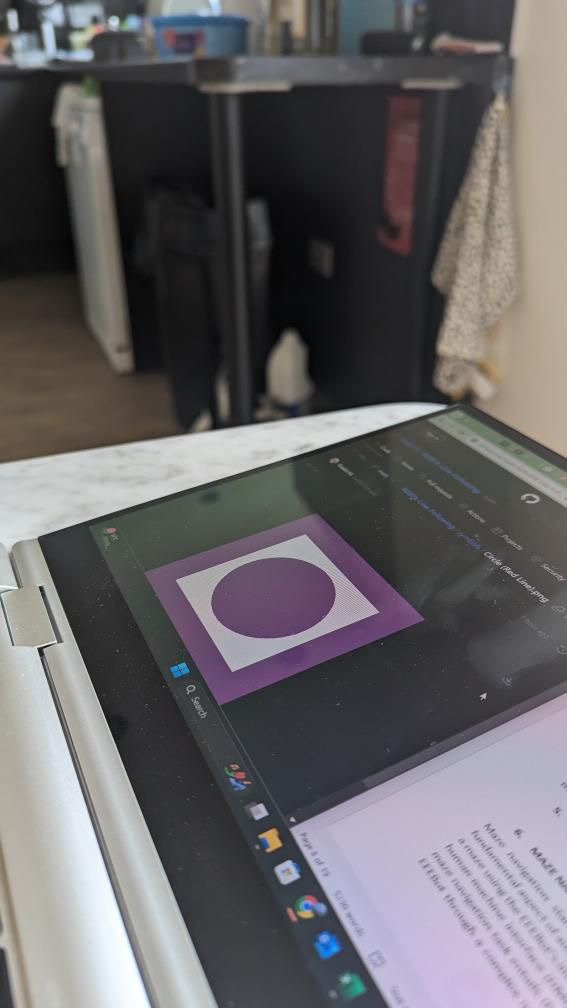
#> input picture distorted_symbols/Circle (Red Line).jpeg, 567 x 1008 px
$ python symbol_recognition.py
#> lines starting #> are read from the running program, lines starting #| are printed output that depends on the picture; after the words box and inside, x2 and y2 are one past the last pixel; in counts of white or black regions, pixels touching at a corner belong together
import cv2
import numpy as np
from skimage.metrics import structural_similarity as ssim
import os

def symbol_recognition(mask: cv2.Mat, source: dict, minSSIM=-1, debug=False) -> str:
    """
    Process symbol recognition on an image.

    Args:
        mask (cv2.Mat): The input mask.
        lowHSV (tuple): The lower HSV threshold for color masking.
        highHSV (tuple): The upper HSV threshold for color masking.
        source (dict): Dictionary of source images for symbol comparison. All images should be the same size and already masked.
        minSSIM (float): The minimum structural similarity index for a match. Default is -1.
        debug (bool): Whether to display debug information. Default is False.
        output (str): The desired output format. Options are "name", "image", or "both". Default is "both".

    Returns:
        tuple: The name of the symbol and the most similar image, if output is "both".
        str: The name of the symbol, if output is "name".
        cv2.Mat: The most similar image, if output is "image".
    """

    # Find contours in the mask and copy the image
    contours, _ = cv2.findContours(mask, cv2.RETR_EXTERNAL, cv2.CHAIN_APPROX_SIMPLE)

    # Find the largest contour by area
    largest_contour = max(contours, key=cv2.contourArea)

    # Approximate the contour to a polygon
    epsilon = 0.02 * cv2.arcLength(largest_contour, True)
    approx = cv2.approxPolyDP(largest_contour, epsilon, True)

    # If the polygon has 4 vertices, it is a square
    if len(approx) == 4:
        # Sort the corners of the contour
        approx = approx.reshape((4, 2))
        approx = approx[np.argsort(approx[:, 1])]

        if approx[0, 0] > approx[1, 0]: approx[[0, 1]] = approx[[1, 0]]
        if approx[2, 0] < approx[3, 0]: approx[[2, 3]] = approx[[3, 2]]

        # Define the corners of the output image
        output_size = list(source.values())[0].shape[0]
        output_corners = np.array([[0, 0], [output_size - 1, 0], [output_size - 1, output_size - 1], [0, output_size - 1]], dtype='float32')

        # Compute the transformation matrix and apply the perspective transformation
        M = cv2.getPerspectiveTransform(approx.astype('float32'), output_corners)
        warped = cv2.warpPerspective(mask, M, (output_size, output_size))

    # Use image recognition to find the symbol that the warped image most looks like from the source
    similarities = {key: max(ssim(warped, cv2.rotate(symbol, (i*90)%360)) for i in range(4)) for key, symbol in source.items()}

    name = max(similarities, key=similarities.get)

    # Display useful debug info
    if debug:
        boxed_image = mask.copy()
        boxed_image = cv2.cvtColor(boxed_image, cv2.COLOR_GRAY2BGR)
        cv2.drawContours(boxed_image, [approx], -1, (0, 255, 0), 2)

        most_similar_image = source[name]
        showPool = (mask, boxed_image, warped, most_similar_image)

        # Define a function to add black bars (padding) to an image
        def add_padding(img, target_size):
            h, w = img.shape[:2]
            top = bottom = (target_size[0] - h) // 2
            left = right = (target_size[1] - w) // 2
            if (target_size[0] - h) % 2 != 0: bottom += 1
            if (target_size[1] - w) % 2 != 0: right += 1
            return cv2.copyMakeBorder(img, top, bottom, left, right, cv2.BORDER_CONSTANT, value=[0, 0, 0])

        # Determine the maximum dimensions
        max_height = max(img.shape[0] for img in showPool)
        max_width = max(img.shape[1] for img in showPool)

        # Add padding to all images to make them the same size
        showPool = [add_padding(img, (max_height, max_width)) for img in showPool]
        showPool = [cv2.cvtColor(img, cv2.COLOR_GRAY2BGR) if img.ndim == 2 else img for img in showPool]

        cv2.imshow("Debug", np.hstack(showPool))
        key = cv2.waitKey(0)

        # If the 'ESC' key is pressed, close all debug windows
        if key == 27:
            cv2.destroyAllWindows()

    return name if similarities[name] >= minSSIM else None

if __name__ == "__main__":
    # Test function
    image = cv2.imread("distorted_symbols/Circle (Red Line).jpeg")
#> image is the input picture: shape (1008, 567, 3); mean B, G, R 102.8, 100.1, 102.8
    if image is None:
        print("Failed to load image")
    else:
        mask = cv2.inRange(cv2.cvtColor(image, cv2.COLOR_BGR2HSV), (100, 40, 0), (160, 255, 255))
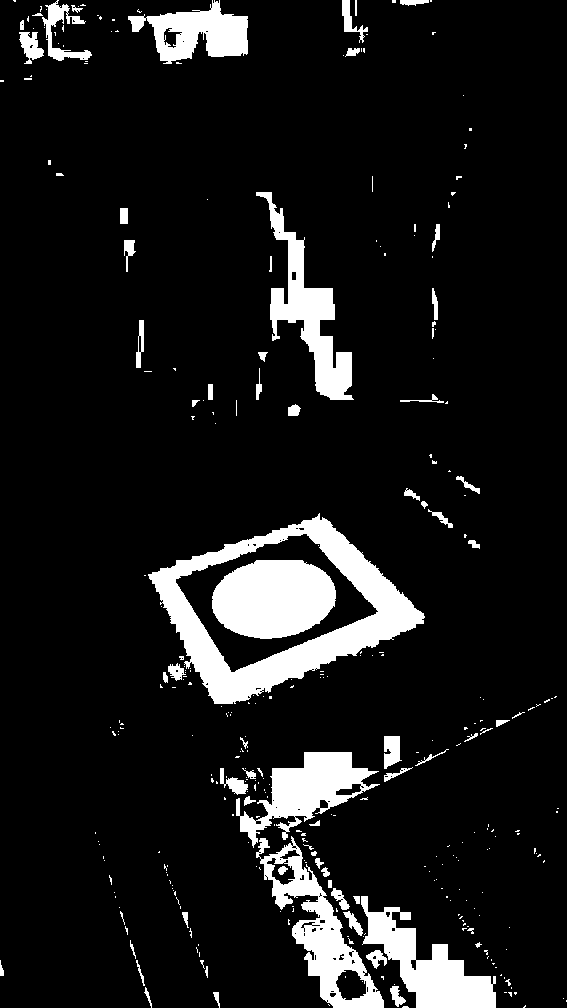
#> mask: shape (1008, 567); 10.1% white; 327 white regions (257 under 20 px)

    source_file = "symbols"
    images = {}
    for image_file_path in os.listdir(source_file):
        image = cv2.imread(os.path.join(source_file, image_file_path))
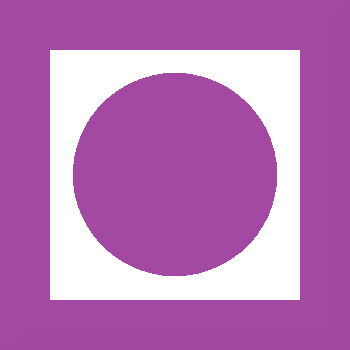
#> input picture symbols/Circle (Red Line).png, 350 x 350 px
#> image is the input picture: shape (350, 350, 3); mean B, G, R 186.2, 117.4, 185.4
        if image is not None:
            images[image_file_path] = cv2.inRange(cv2.cvtColor(image, cv2.COLOR_BGR2HSV), (100, 40, 0), (160, 255, 255))

    name = symbol_recognition(mask, images, 0.75, True)
#> in symbol_recognition, `contours, _ = cv2.findContours(mask, cv2.RETR_EXTERNAL, cv2.CHAIN_APPR..`: contours = 322 contours, 270 with area under 20; largest, box (x1, y1, x2, y2) and area: (148, 513, 425, 704) 29662, (256, 836, 384, 1008) 7059, (361, 896, 496, 1008) 5668, (256, 192, 354, 400) 5376, (236, 752, 380, 848) 5268
#> in symbol_recognition, `largest_contour = max(contours, key=cv2.contourArea)`: largest_contour = contour of 456 points, box (x1, y1, x2, y2) (148, 513, 425, 704), area 29662
#> in symbol_recognition, `epsilon = 0.02 * cv2.arcLength(largest_contour, True)`: epsilon = 18.77
#> in symbol_recognition, `approx = cv2.approxPolyDP(largest_contour, epsilon, True)`: approx = [[423, 613], [319, 513], [148, 574], [214, 703]]
#> in symbol_recognition, `approx = approx[np.argsort(approx[:, 1])]`: approx = [[319, 513], [148, 574], [423, 613], [214, 703]]
#> in symbol_recognition, `M = cv2.getPerspectiveTransform(approx.astype('float32'), output_corne..`: M = [[-6.29, 3.22, -916], [-4.17, -11.7, 7332], [-0.00112, -0.00835, 1]]
#> in symbol_recognition, `warped = cv2.warpPerspective(mask, M, (output_size, output_size))`:
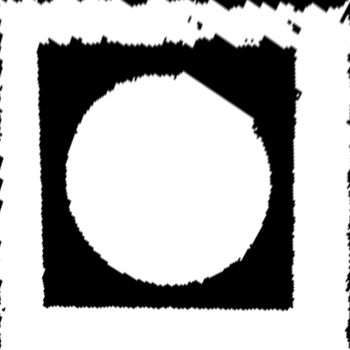
#> warped: shape (350, 350); min 0, max 255, mean 181.5
#> in symbol_recognition, `similarities = {key: max(ssim(warped, cv2.rotate(symbol, (i*90)%360)) ..`: similarities = {'Circle (Red Line).png': 0.757, 'Star (Green Line).png': 0.702, 'Triangle (Blue Line).png': 0.665}
#> in symbol_recognition, `name = max(similarities, key=similarities.get)`: name = 'Circle (Red Line).png'
#> in symbol_recognition, `boxed_image = cv2.cvtColor(boxed_image, cv2.COLOR_GRAY2BGR)`: boxed_image: shape (1008, 567, 3); 10.1% white; 327 white regions (257 under 20 px), largest, box (x1, y1, x2, y2) and area: (148, 513, 425, 704) 14622, (212, 560, 336, 639) 7755, (256, 836, 384, 1008) 6128
#> in symbol_recognition, `cv2.drawContours(boxed_image, [approx], -1, (0, 255, 0), 2)`:
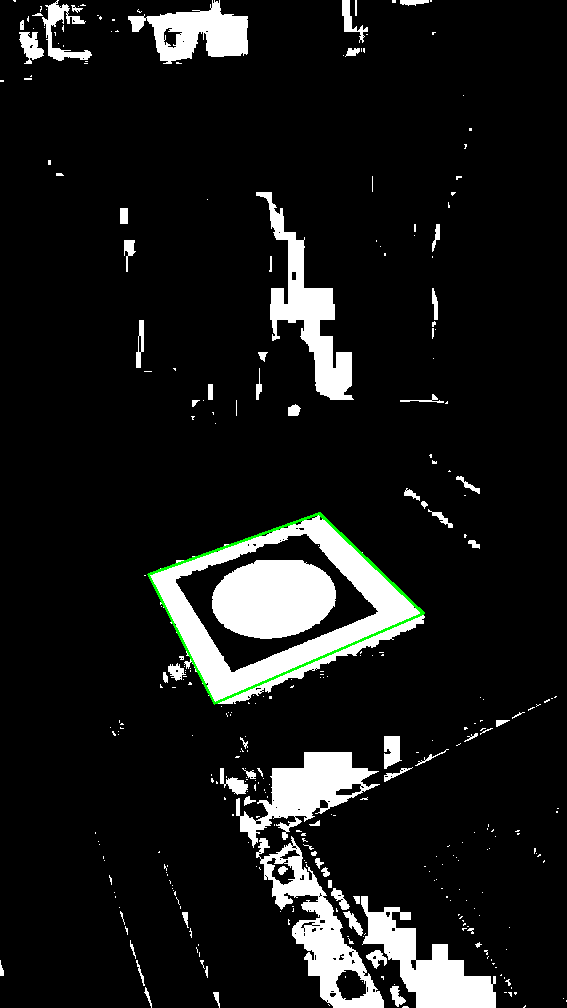
#> boxed_image: shape (1008, 567, 3); mean B, G, R 25.1, 25.9, 25.1
#> in symbol_recognition, `most_similar_image = source[name]`:
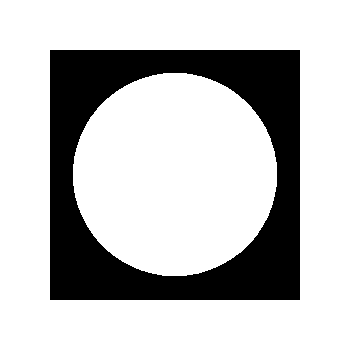
#> most_similar_image: shape (350, 350); 75.6% white; 1 black region, box (x1, y1, x2, y2) and area: (50, 50, 300, 300) 29930
#> in symbol_recognition, `max_height = max(img.shape[0] for img in showPool)`: max_height = 1008
#> in symbol_recognition, `max_width = max(img.shape[1] for img in showPool)`: max_width = 567
#> call 4 of add_padding, with target_size = (1008, 567)
#> in add_padding (call 4), `left = right = (target_size[1] - w) // 2`: right = 108
#> in add_padding (call 4), `if (target_size[1] - w) % 2 != 0: right += 1`: right = 109
#> in add_padding (call 4), `return cv2.copyMakeBorder(img, top, bottom, left, right, cv2.BORDER_CO..`:
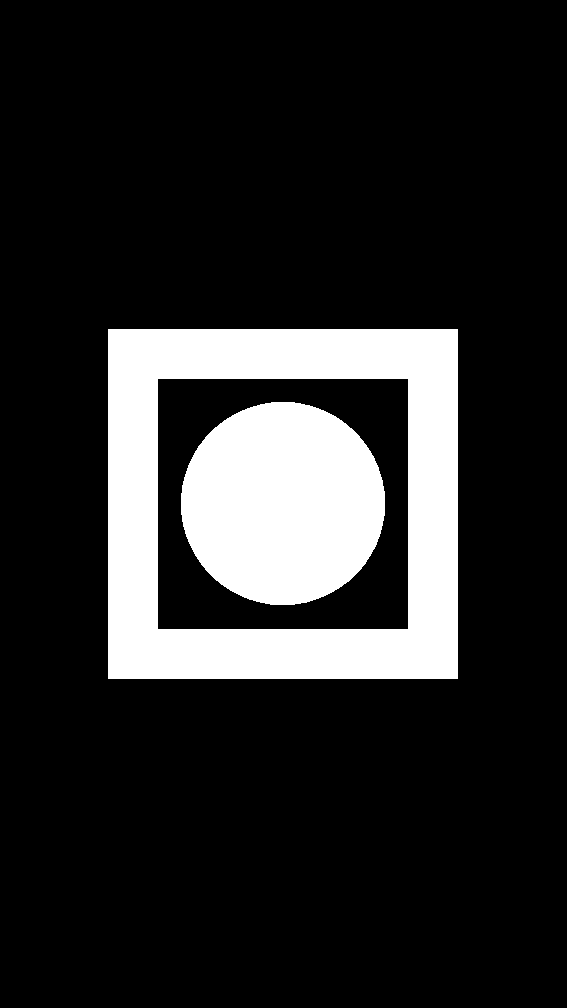
#> returned value: shape (1008, 567); 16.2% white; 2 white regions, box (x1, y1, x2, y2) and area: (108, 329, 458, 679) 60000, (181, 402, 385, 605) 32570
#> in symbol_recognition, `showPool = [add_padding(img, (max_height, max_width)) for img in showP..`: showPool = 4 items
#> in symbol_recognition, `cv2.imshow("Debug", np.hstack(showPool))`:
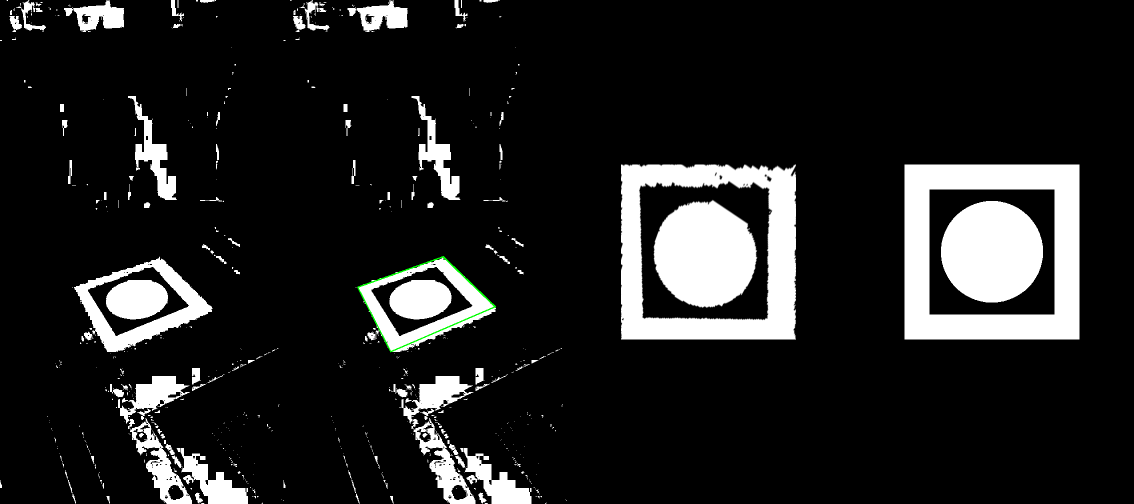
#> window 'Debug': shape (1008, 2268, 3) (shown at 1/2 size); mean B, G, R 32.7, 32.9, 32.7
#> (key Esc is pressed here)
#> name = 'Circle (Red Line).png'
    print("Most Similar Image:", name)
#| Most Similar Image: Circle (Red Line).png
